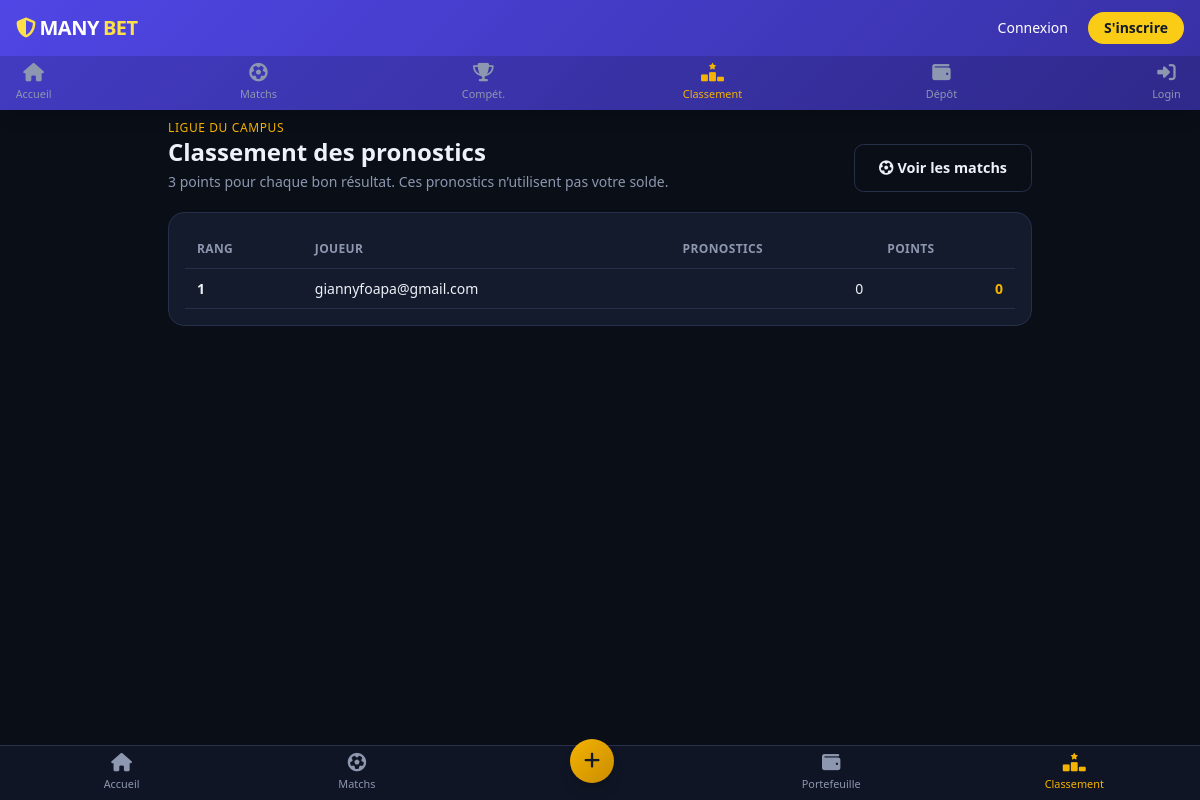
The app's page /leaderboard, older data.
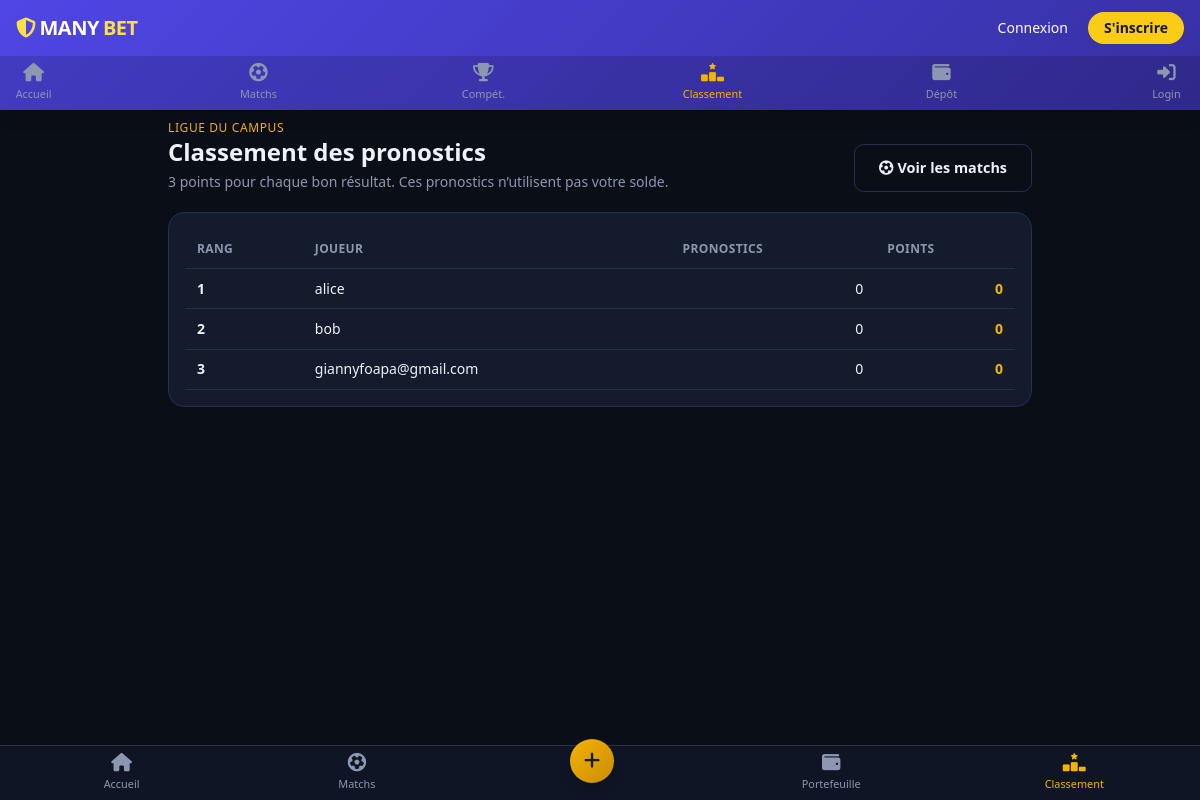
The same page, newer data.
### tables this page shows
CREATE TABLE users (
            id INTEGER PRIMARY KEY AUTOINCREMENT,
            username TEXT UNIQUE,
            password TEXT,
            balance INTEGER DEFAULT 0,
            is_admin INTEGER DEFAULT 0
        );

### app.py (the view)
@app.route('/leaderboard')
def leaderboard():
    conn = get_db(); c = conn.cursor()
    c.execute("""SELECT u.username, COALESCE(SUM(p.points_awarded), 0) AS points,
                        COUNT(p.id) AS predictions
                 FROM users u LEFT JOIN predictions p ON p.user_id=u.id
                 WHERE u.is_admin=0 AND u.blocked=0
                 GROUP BY u.id ORDER BY points DESC, predictions DESC, u.username COLLATE NOCASE ASC""")
    rows = c.fetchall()
    conn.close()
    return render_template('leaderboard.html', entries=rows)

### app.py (called while the page is built, shortened)
def get_db():
    conn = sqlite3.connect(DB_PATH)
    conn.row_factory = sqlite3.Row
    return conn

def refresh_session_user():
    if 'user' in session:
        conn = get_db(); c = conn.cursor()
        c.execute("SELECT id, username, balance, is_admin, blocked FROM users WHERE id=?", (session['user']['id'],))
        u = c.fetchone(); conn.close()
        if u and not u['blocked']:
            session['user'] = dict(u)
        else:
            session.pop('user', None)

def update_match_statuses():
    now = datetime.now(timezone.utc)
    conn = get_db(); c = conn.cursor()
    c.execute("SELECT id, start_time FROM matches WHERE status = 'scheduled'")
    rows = c.fetchall()
    conn.commit(); conn.close()

@app.context_processor
def inject_csrf_token():
    return {'csrf_token': session.get('_csrf_token', '')}

### templates/leaderboard.html (shortened to what this page needs)
{% extends 'base_v2.html' %}
{% block content %}
<section class="px-4 max-w-4xl mx-auto">
  <div class="flex flex-wrap items-end justify-between gap-3 mb-5">
    <div>
      <p class="text-xs uppercase tracking-wider text-[var(--gold)]">Ligue du campus</p>
      <h1 class="text-2xl font-bold">Classement des pronostics</h1>
      <p class="text-sm text-[var(--text-muted)] mt-1">3 points pour chaque bon résultat. Ces pronostics n’utilisent pas votre solde.</p>
    </div>
    <a href="{{ url_for('matches_page') }}" class="btn btn-outline"><i class="fas fa-futbol mr-1"></i>Voir les matchs</a>
  </div>
  <div class="card overflow-x-auto">
    <table class="table-auto w-full text-sm">
      <thead><tr><th class="text-left">Rang</th><th class="text-left">Joueur</th><th class="text-right">Pronostics</th><th class="text-right">Points</th></tr></thead>
      <tbody>
        {% for entry in entries %}
        <tr>
          <td class="font-semibold">{{ loop.index }}</td>
          <td>{{ entry.username }}</td>
          <td class="text-right">{{ entry.predictions }}</td>
          <td class="text-right font-bold text-[var(--gold)]">{{ entry.points }}</td>
        </tr>
        {% else %}
        <tr><td colspan="4"><div class="empty-state"><i class="fas fa-ranking-star"></i>Le classement apparaîtra après les premiers pronostics.</div></td></tr>
        {% endfor %}
      </tbody>
    </table>
  </div>
</section>
{% endblock %}

Row changes from the older to the newer data that the page shows:
added users: username "alice", predictions "0", points "0"
added users: username "bob", predictions "0", points "0"
